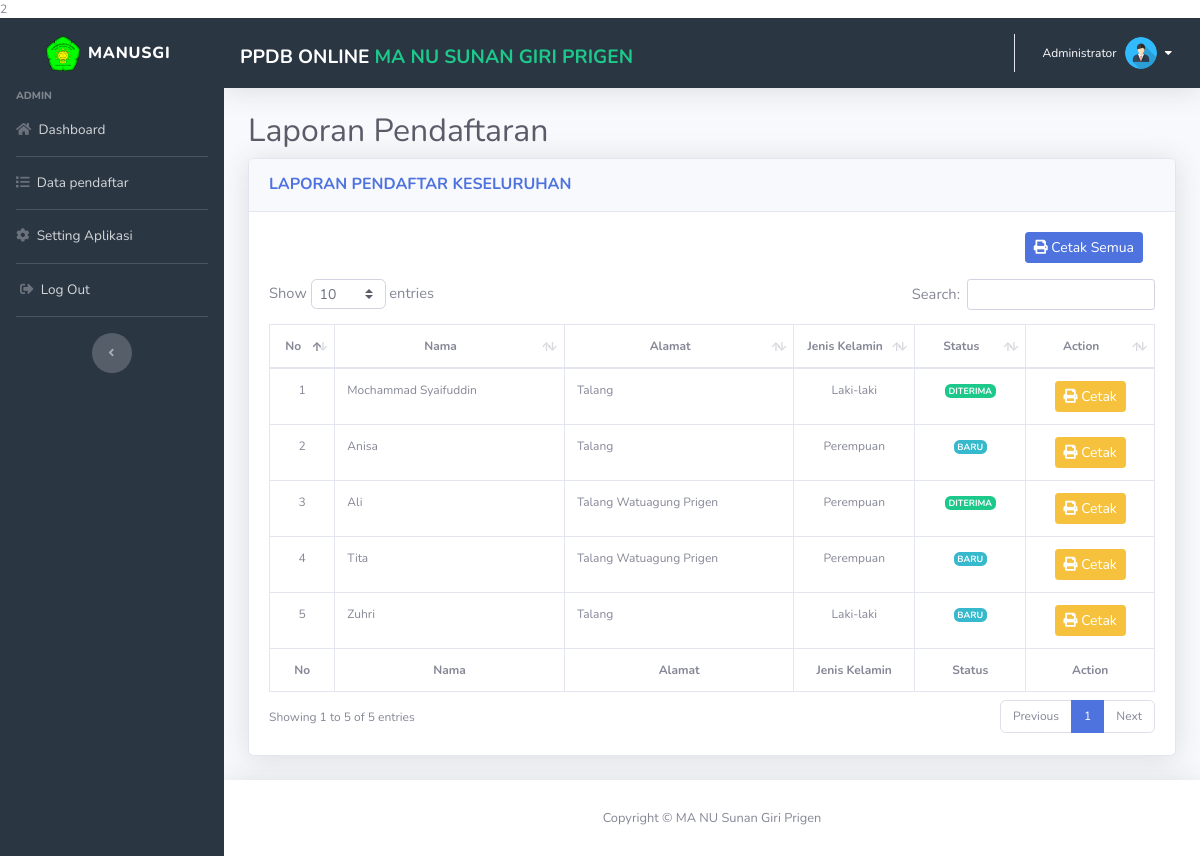
Page /admin/laporan.php (signed in) on the committed database.
### tables this page shows
CREATE TABLE `setting` (
  `id` int(11) NOT NULL,
  `nama_aplikasi` varchar(200) DEFAULT NULL,
  `nama_madrasah` varchar(100) DEFAULT NULL,
  `tahun_pelajaran` varchar(20) DEFAULT NULL,
  `id_admin` int(11) DEFAULT NULL
);

CREATE TABLE `nilai` (
  `id` int(11) NOT NULL,
  `nilai_un` double DEFAULT NULL,
  `nilai_us` double DEFAULT NULL,
  `nilai_rata` double(100,0) NOT NULL,
  `status` int(1) NOT NULL,
  `pendaftar_id` int(11) DEFAULT NULL
);

CREATE TABLE `pendaftar` (
  `id` int(11) NOT NULL,
  `nama` varchar(100) DEFAULT NULL,
  `tmpt_lahir` varchar(100) DEFAULT NULL,
  `tgl_lahir` date DEFAULT NULL,
  `jenis_kelamin` varchar(10) DEFAULT NULL,
  `agama` varchar(45) DEFAULT NULL,
  `alamat` text DEFAULT NULL,
  `email` varchar(100) DEFAULT NULL,
  `telepon` varchar(45) DEFAULT NULL,
  `foto` varchar(100) NOT NULL,
  `users_id` int(11) DEFAULT NULL
);

### controller/admin_setting_control.php (called while the page is built, shortened)
<?php
$sql_select_setting = "SELECT * FROM setting WHERE id = 1";
$result_select_setting = mysqli_query($koneksi, $sql_select_setting);
if (mysqli_num_rows($result_select_setting)) {
    $data_setting = mysqli_fetch_array($result_select_setting);
}
?>

### config/auto_load.php (called while the page is built, shortened)
<?php
$base_url = "http://localhost/ppdb-manusgi";
?>

### controller/admin_laporan_control.php (called while the page is built, shortened)
<?php
$all_pendaftar = mysqli_query($koneksi, "SELECT pendaftar.*, nilai.nilai_un, nilai.nilai_us, nilai.nilai_rata, nilai.status FROM pendaftar, nilai WHERE pendaftar.id = nilai.pendaftar_id");
?>

### admin/laporan.php (the view, shortened to what this page needs)
<?php include('../config/auto_load.php'); ?>
<?php include('../controller/admin_laporan_control.php'); ?>
<?php include('../template/header.php'); ?>
  <div class="container-fluid">
    <h2 class="text-gray-800">Laporan Pendaftaran</h2>
    <div class="row">
      <div class="col-md-12">
              <div class="card shadow mb-4">
                <div class="card-header py-3">
                  <h6 class="m-0 font-weight-bold text-primary text-uppercase">Laporan Pendaftar keseluruhan</h6>
                </div>
                <div class="card-body">
                  <div class="table-responsive">
                    <div class="col-md-12 mb-3" align="right">
                      <a href="<?= $base_url ?>/cetak/data_pendaftar.php" class="btn btn-primary btn-sm">
                      <i class="fas fa-print"></i>
                      Cetak Semua</a>
                    </div>
                    <table class="table table-bordered" id="dataTable" width="100%" cellspacing="0">
                      <thead>
                        <tr align="center">
                          <th width="1%">No</th>
                          <th width="15%">Nama</th>
                          <th width="15%">Alamat</th>
                          <th width="5%">Jenis Kelamin</th>
                          <th width="5%">Status</th>
                          <th width="5%">Action</th>
                        </tr>
                      </thead>
                      <tfoot>
                      <tr align="center">
                      <th width="1%">No</th>
                          <th width="15%">Nama</th>
                          <th width="15%">Alamat</th>
                          <th width="5%">Jenis Kelamin</th>
                          <th width="5%">Status</th>
                          <th width="5%">Action</th>
                        </tr>
                      </tfoot>
                      <tbody>
                      <?php
                        $no = 1;
                        while ($p = mysqli_fetch_array($all_pendaftar)) {
                          if ($p['jenis_kelamin'] == 'L') {
                            $kelamin = "Laki-laki";
                          } else {
                            $kelamin = "Perempuan";
                          }
                          if ($p['status'] == 0) {
                            $status = '<span class="badge badge-info">BARU</span>';
                          } else if($p['status'] == 1) {
                            $status = '<span class="badge badge-success">DITERIMA</span>';
                          } else if($p['status'] == 2) {
                            $status = '<span class="badge badge-danger">DITOLAK</span>';
                          }
                          ?>
                          <tr>
                            <td  align="center"><?= $no++ ?></td>
                            <td class="text-left"><?= $p['nama'] ?></td>
                            <td class="text-left"><?= $p['alamat'] ?></td>
                            <td align="center"><?= $kelamin ?></td>
                            <td align="center"><?= $status ?></td>
                            <td align="center">
                              <a href="<?= $base_url?>/cetak/detail_cetak.php?id=<?= $p['id'] ?>" class="btn btn-warning btn-sm">
                              <i class="fas fa-print"></i>
                              Cetak
                              </a>
                            </td>
                          </tr>
                          <?php }
                      ?>
                    </tbody>
                  </table>
                </div>
              </div>
            </div>
      </div>
   </div>
  </div>
  </div>
<?php include('../template/footer.php'); ?>

### template/header.php (shortened to what this page needs)
<?php include('../controller/admin_setting_control.php'); ?>
<!DOCTYPE html>2
<html lang="en">
<head>
    <link rel="stylesheet" type="text/css" href="../assets/js/style/css/main.css">
    <link rel="stylesheet" type="text/css"
        href="https://maxcdn.bootstrapcdn.com/font-awesome/4.7.0/css/font-awesome.min.css">
    <link href="../assets/vendor/fontawesome-free/css/all.min.css" rel="stylesheet" type="text/css">
    <link href="../assets/css/sb-admin-2.min.css" rel="stylesheet">
    <link href="../assets/css/style.css" rel="stylesheet">
    <link href="../assets/css/style2.css" rel="stylesheet">
    <link href="../assets/css/alertify.min.css" rel="stylesheet">
    <link href="../assets/vendor/datepicker/css/bootstrap-datepicker.css" rel="stylesheet">
    <link href="../assets/vendor/datepicker/css/bootstrap-datepicker.min.css" rel="stylesheet">
</head>
<body id="page-top">
    <div id="wrapper">
        <ul class="navbar-nav sidebar sidebar-dark accordion" style="background: #2b3643">
            <a class="sidebar-brand d-flex align-items-center justify-content-center" href="dashboard.php">
                <div class="sidebar-brand-icon">
                    <i class="fas">
                        <img src="../assets/img/logo.png" alt="" class="logo-side">
                    </i>
                </div>
                <div class="sidebar-brand-text mx-2">MANUSGI</div>
            </a>
            <div class="sidebar-heading">
                <?= $_SESSION['level']; ?>
            </div>
            <?php if ($_SESSION['level'] == 'admin') { ?>
            <li class="nav-item">
                <a class="nav-link" href="dashboard.php">
                    <i class="fas fa-home"></i>
                    <span>Dashboard</span></a>
            </li>
            <hr class="sidebar-divider my-0">
            <li class="nav-item">
                <a class="nav-link" href="pendaftaran.php">
                    <i class="fas fa-list"></i>
                    <span>Data pendaftar</span></a>
            </li>
            <hr class="sidebar-divider my-0">
            <li class="nav-item">
                <a class="nav-link" href="setting.php">
                    <i class="fas fa-cog"></i>
                    <span>Setting Aplikasi</span></a>
            </li>
            <?php } else if ($_SESSION['level'] == 'siswa')  { ?>
            <hr class="sidebar-divider my-0">
            <li class="nav-item">
                <a class="nav-link" href="dashboard.php">
                    <i class="fas fa-home"></i>
                    <span>Dashboard</span></a>
            </li>
            <hr class="sidebar-divider my-0">
            <li class="nav-item">
                <a class="nav-link" href="data_diri.php">
                    <i class="fas fa-user-edit"></i>
                    <span>Data Diri</span></a>
            </li>
            <hr class="sidebar-divider my-0">
            <li class="nav-item">
                <a class="nav-link" href="data_orangtua.php">
                    <i class="fas fa-user-friends"></i>
                    <span>Data Orang Tua</span></a>
            </li>
            <?php } ?>
            <hr class="sidebar-divider my-0">
            <li class="nav-item">
                <a class="nav-link" href="#" data-toggle="modal" data-target="#logoutModal">
                    <i class="fas fa-sign-out-alt ml-1"></i>
                    <span>Log Out</span></a>
            </li>
            <hr class="sidebar-divider">
            <div class="text-center d-none d-md-inline">
                <button class="rounded-circle border-0" id="sidebarToggle"></button>
            </div>
        </ul>
        <div id="content-wrapper" class="d-flex flex-column">
            <div id="content">
                <nav class="navbar navbar-expand topbar mb-4 static-top shadow navbar-fixed-top"
                    style="background: #2b3643">
                    <?php
                $nama = "";
                $url = "";
                if ($_SESSION['level'] == 'siswa') {
                  $nama = $data_pendaftar['nama'];
                  $url = "../siswa/dashboard.php";
                } else {
                    $nama = "Administrator";
                    $url = "../admin/dashboard.php";
                }
            ?>
                    <form class="d-none d-sm-inline-block mt-2">
                        <div class="text-left">
                            <a class="text-lg text-white text-uppercase"><b><?php if(isset($data_setting['nama_aplikasi'])) { echo $data_setting['nama_aplikasi']; } ?></b>
                                <a class="text-lg text-success text-uppercase" href="<?= $url ?>"
                                    style="text-decoration: none"><b><?php if(isset($data_setting['nama_madrasah'])) { echo $data_setting['nama_madrasah']; } ?></b></a>
                            </a>
                        </div>
                    </form>
                    <ul class="navbar-nav ml-auto">
                        <li class="nav-item dropdown no-arrow">
                            <a class="nav-link dropdown-toggle" href="#" id="userDropdown" role="button"
                                data-toggle="dropdown" aria-haspopup="true" aria-expanded="false">
                                <span class="mr-2 d-none d-lg-inline text-white small"
                                    style="font-size: 12px;"><?=  $nama ?></span>
                                <img class="img-profile rounded-circle" src="../assets/img/user.png" alt="fotoprofil">
                                <i class="fas fa-caret-down ml-2" style="color: white"></i>
                            </a>
                        </li>
                    </ul>
                </nav>

### template/footer.php (shortened to what this page needs)
<div class="row">
    <div class="col-md-12">
        <footer class="sticky-footer shadow bg-white">
            <div class="container my-auto">
                <div class="copyright text-center my-auto">
                    <span>Copyright &copy; MA NU Sunan Giri Prigen</span>
                </div>
            </div>
        </footer>
    </div>
</div>
</body>
</html>

### assets/css/style.css (style rules this page uses)
.logo-side { max-height: 35px; }

### assets/css/style2.css (style rules this page uses)
.logo-side { max-height: 35px; }
.row { font-size: 12px; }
body { font-size: 12px; }

### rows in the picture
setting: nama_aplikasi "PPDB ONLINE", nama_madrasah "MA NU SUNAN GIRI PRIGEN"
nilai: pendaftar.nama "Mochammad Syaifuddin", pendaftar.alamat "Talang", pendaftar.jenis_kelamin "Laki-laki", status "DITERIMA"
nilai: pendaftar.nama "Anisa", pendaftar.alamat "Talang", pendaftar.jenis_kelamin "Perempuan", status "BARU"
nilai: pendaftar.nama "Ali", pendaftar.alamat "Talang Watuagung Prigen", pendaftar.jenis_kelamin "Perempuan", status "DITERIMA"
nilai: pendaftar.nama "Tita", pendaftar.alamat "Talang Watuagung Prigen", pendaftar.jenis_kelamin "Perempuan", status "BARU"
nilai: pendaftar.nama "Zuhri", pendaftar.alamat "Talang", pendaftar.jenis_kelamin "Laki-laki", status "BARU"

### other values in the picture
$_SESSION['level'] "ADMIN"
$nama "Administrator"
